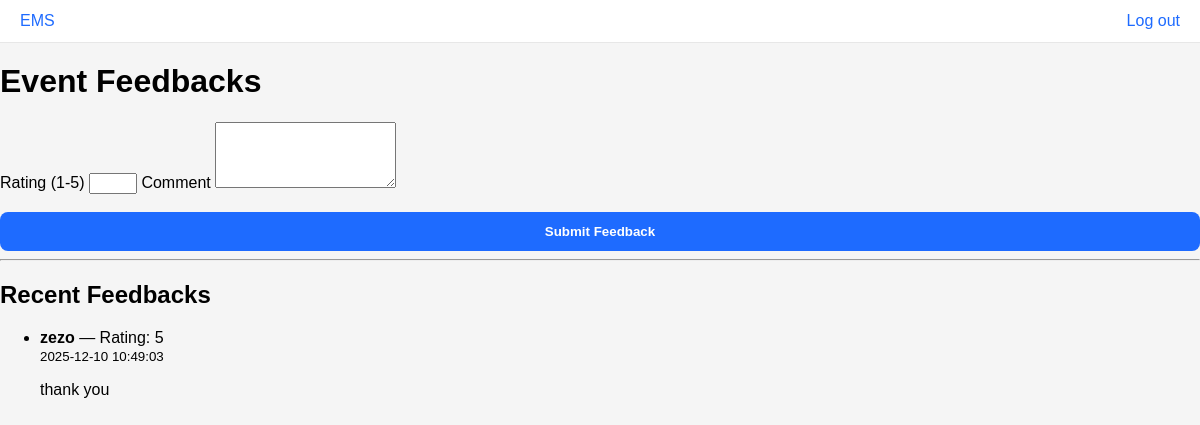
Page /feedback/1 (signed in) on the earlier database version.
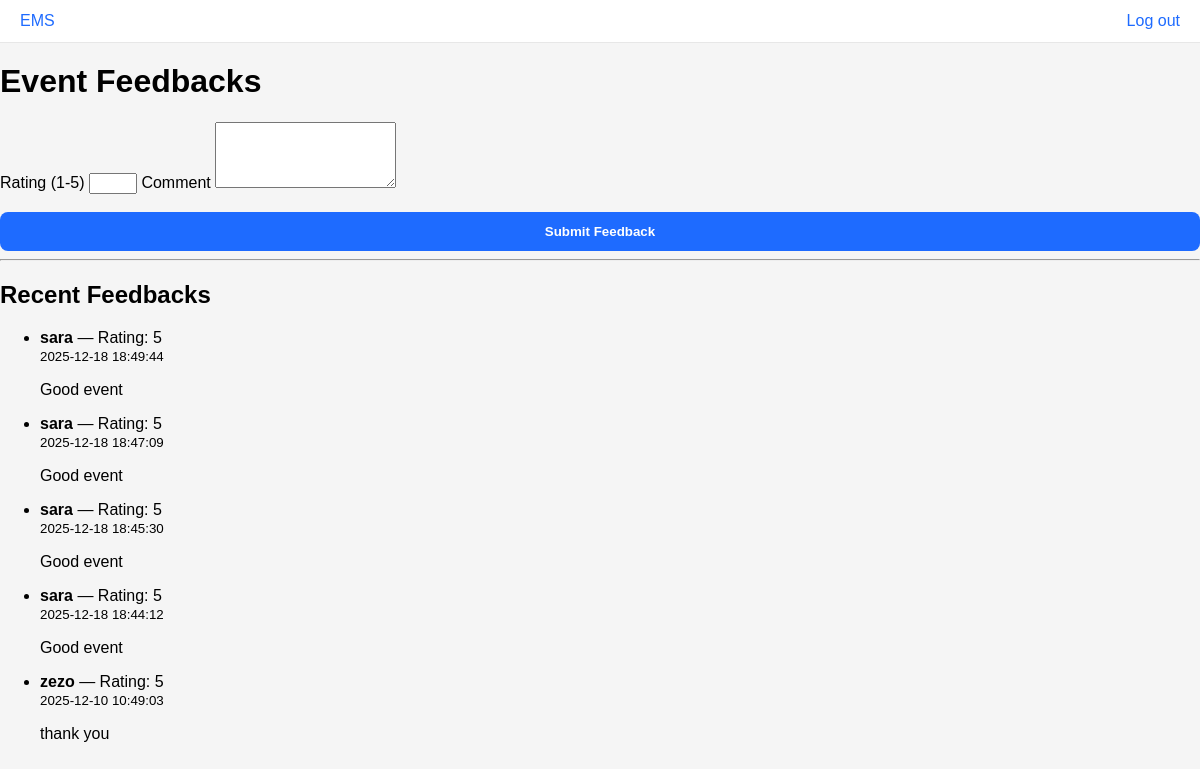
Same page on the later database version.
### tables this page shows
CREATE TABLE feedbacks (
  id INTEGER PRIMARY KEY AUTOINCREMENT,
  student_id INTEGER NOT NULL,
  event_id INTEGER NOT NULL,
  rating INTEGER,
  comment TEXT,
  created_at DATETIME DEFAULT CURRENT_TIMESTAMP,
  FOREIGN KEY (student_id) REFERENCES users(id),
  FOREIGN KEY (event_id) REFERENCES events(id)
);

CREATE TABLE users (
  id INTEGER PRIMARY KEY AUTOINCREMENT,
  name TEXT NOT NULL,
  email TEXT NOT NULL UNIQUE,
  password_hash TEXT NOT NULL,
  role TEXT NOT NULL DEFAULT 'student',
  created_at DATETIME DEFAULT CURRENT_TIMESTAMP
);

### src/controllers/feedback_controller.py (the view, shortened to what this page needs)
@bp.route('/feedback/<int:event_id>', methods=['GET', 'POST'])
def feedback(event_id):
    if 'user_id' not in session:
        flash('Please login to leave feedback', 'error')
        return redirect(url_for('auth.login'))
    event = get_event_by_id(event_id)
    if not event:
        flash('Event not found', 'error')
        return redirect(url_for('events.events_list'))
    is_organizer = session.get('role') == 'organizer' and session.get('user_id') == event.get('organizer_id')
    if not is_organizer and not is_user_registered(session['user_id'], event_id):
        flash('You must be registered to leave feedback', 'error')
        return redirect(url_for('events.event_detail', event_id=event_id))
    feedbacks = get_event_feedbacks(event_id)
    return render_template('feedback.html', feedbacks=feedbacks, event=event)

### src/controllers/auth_controller.py (called while the page is built)
@bp.before_app_request
def load_logged_in_user():
    user_id = session.get('user_id')
    if user_id is None:
        g.user = None
    else:
        g.user = get_user_by_id(user_id)

### src/repositories/event_repo.py (called while the page is built)
def get_event_by_id(event_id):
    db = get_db()
    cur = db.cursor()
    cur.execute(
        "SELECT id, title, description, location, date, time, status, organizer_id, created_at FROM events WHERE id = ?",
        (event_id,),
    )
    row = cur.fetchone()
    return dict(row) if row else None

### src/repositories/feedback_repo.py (called while the page is built)
def get_event_feedbacks(event_id):
    db = get_db()
    cur = db.cursor()
    cur.execute(
        "SELECT f.id, f.student_id, f.event_id, f.rating, f.comment, f.created_at, u.name FROM feedbacks f JOIN users u ON f.student_id = u.id WHERE f.event_id = ? ORDER BY f.created_at DESC",
        (event_id,),
    )
    rows = cur.fetchall()
    return [dict(r) for r in rows]

### src/repositories/user_repo.py (called while the page is built)
def get_user_by_id(user_id):
    db = get_db()
    cur = db.cursor()
    cur.execute("SELECT id, name, email, role FROM users WHERE id = ?", (user_id,))
    row = cur.fetchone()
    return dict(row) if row else None

### src/utils/db.py (called while the page is built)
def get_db():
    db = getattr(g, '_database', None)
    if db is None:
        db = g._database = sqlite3.connect(DB_PATH)
        db.row_factory = sqlite3.Row
    return db

    @app.teardown_appcontext
    def _close_db(exception):
        db = getattr(g, '_database', None)
        if db is not None:
            db.close()

### templates/feedback.html (shortened to what this page needs)
{% extends "base.html" %}
{% block content %}
<div class="container">
  <h1>Event Feedbacks</h1>
  <form method="post">
    <label>Rating (1-5)</label>
    <input type="number" name="rating" min="1" max="5" required>
    <label>Comment</label>
    <textarea name="comment" rows="4"></textarea>
    <button class="btn primary" type="submit">Submit Feedback</button>
  </form>
  <hr>
  <h2>Recent Feedbacks</h2>
  {% if feedbacks and feedbacks|length > 0 %}
    <ul class="feedback-list">
      {% for f in feedbacks %}
        <li>
          <strong>{{ f.name or f.student_id }}</strong> — Rating: {{ f.rating }}<br>
          <small>{{ f.created_at }}</small>
          <p>{{ f.comment }}</p>
        </li>
      {% endfor %}
    </ul>
  {% else %}
    <p>No feedbacks yet.</p>
  {% endif %}
</div>
{% endblock %}

### templates/base.html (shortened to what this page needs)
<!doctype html>
<html>
<head>
  <link rel="stylesheet" href="{{ url_for('static', filename='css/style.css') }}">
</head>
<body>
  <header class="topbar">
    <div class="container">
      {% if session.get('user_id') %}
        <a href="/dashboard">EMS</a>
      {% else %}
        <a href="{{ url_for('auth.login') }}">EMS</a>
      {% endif %}
      {% if session.get('user_id') %}
        <span class="right"><a href="{{ url_for('auth.logout') }}">Log out</a></span>
      {% endif %}
    </div>
  </header>
  <main>
    {% block content %}{% endblock %}
  </main>
</body>
</html>

### static/css/style.css (style rules this page uses)
:root { --card-bg: #070707; --input-bg: #ffffff; --primary: #1e6bff; --muted: #999; }
body { margin:0; font-family: Arial, sans-serif; background: #f5f5f5; min-height:100vh; }
.topbar { background:#fff; padding:12px 20px; box-shadow:0 1px 0 rgba(0,0,0,0.06); }
.topbar .container { display:flex; justify-content:space-between; align-items:center; }
.btn { display:block; width:100%; padding:12px; margin-top:18px; border:none; border-radius:8px; cursor:pointer; }
.btn.primary { background:var(--primary); color:white; font-weight:600; }
a { color:var(--primary); text-decoration:none; }

Differences in the rows shown:
added feedbacks: name "sara", rating "5", created_at "2025-12-18 18:49:44", comment "Good event"
added feedbacks: name "sara", rating "5", created_at "2025-12-18 18:47:09", comment "Good event"
added feedbacks: name "sara", rating "5", created_at "2025-12-18 18:45:30", comment "Good event"
added feedbacks: name "sara", rating "5", created_at "2025-12-18 18:44:12", comment "Good event"
